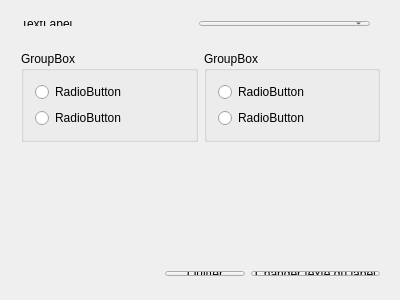
<?xml version="1.0" encoding="UTF-8"?>
<ui version="4.0">
 <class>Widget</class>
 <widget class="QWidget" name="Widget">
  <property name="geometry">
   <rect>
    <x>0</x>
    <y>0</y>
    <width>400</width>
    <height>300</height>
   </rect>
  </property>
  <property name="windowTitle">
   <string>Widget</string>
  </property>
  <widget class="QWidget" name="">
   <property name="geometry">
    <rect>
     <x>10</x>
     <y>10</y>
     <width>371</width>
     <height>27</height>
    </rect>
   </property>
   <layout class="QHBoxLayout" name="horizontalLayout">
    <item>
     <widget class="QLabel" name="label">
      <property name="text">
       <string>TextLabel</string>
      </property>
     </widget>
    </item>
    <item>
     <widget class="QComboBox" name="comboBox"/>
    </item>
   </layout>
  </widget>
  <widget class="QWidget" name="">
   <property name="geometry">
    <rect>
     <x>10</x>
     <y>260</y>
     <width>381</width>
     <height>27</height>
    </rect>
   </property>
   <layout class="QHBoxLayout" name="horizontalLayout_3">
    <item>
     <spacer name="horizontalSpacer">
      <property name="orientation">
       <enum>Qt::Horizontal</enum>
      </property>
      <property name="sizeHint" stdset="0">
       <size>
        <width>40</width>
        <height>20</height>
       </size>
      </property>
     </spacer>
    </item>
    <item>
     <widget class="QPushButton" name="pushButtonQuitter">
      <property name="text">
       <string>Quitter</string>
      </property>
     </widget>
    </item>
    <item>
     <widget class="QPushButton" name="pushButtonChangeTexteLabel">
      <property name="text">
       <string>Changer texte du label</string>
      </property>
     </widget>
    </item>
   </layout>
  </widget>
  <widget class="QWidget" name="">
   <property name="geometry">
    <rect>
     <x>10</x>
     <y>40</y>
     <width>381</width>
     <height>211</height>
    </rect>
   </property>
   <layout class="QVBoxLayout" name="verticalLayout_3">
    <item>
     <layout class="QHBoxLayout" name="horizontalLayout_2">
      <item>
       <widget class="QGroupBox" name="groupBox_2">
        <property name="title">
         <string>GroupBox</string>
        </property>
        <layout class="QVBoxLayout" name="verticalLayout_2">
         <item>
          <widget class="QRadioButton" name="radioButton_3">
           <property name="text">
            <string>RadioButton</string>
           </property>
          </widget>
         </item>
         <item>
          <widget class="QRadioButton" name="radioButton_4">
           <property name="text">
            <string>RadioButton</string>
           </property>
          </widget>
         </item>
        </layout>
       </widget>
      </item>
      <item>
       <widget class="QGroupBox" name="groupBox">
        <property name="title">
         <string>GroupBox</string>
        </property>
        <layout class="QVBoxLayout" name="verticalLayout">
         <item>
          <widget class="QRadioButton" name="radioButton">
           <property name="text">
            <string>RadioButton</string>
           </property>
          </widget>
         </item>
         <item>
          <widget class="QRadioButton" name="radioButton_2">
           <property name="text">
            <string>RadioButton</string>
           </property>
          </widget>
         </item>
        </layout>
       </widget>
      </item>
     </layout>
    </item>
    <item>
     <spacer name="verticalSpacer">
      <property name="orientation">
       <enum>Qt::Vertical</enum>
      </property>
      <property name="sizeHint" stdset="0">
       <size>
        <width>20</width>
        <height>88</height>
       </size>
      </property>
     </spacer>
    </item>
   </layout>
  </widget>
 </widget>
 <layoutdefault spacing="6" margin="11"/>
 <resources/>
 <connections>
  <connection>
   <sender>pushButtonQuitter</sender>
   <signal>clicked()</signal>
   <receiver>Widget</receiver>
   <slot>close()</slot>
   <hints>
    <hint type="sourcelabel">
     <x>261</x>
     <y>277</y>
    </hint>
    <hint type="destinationlabel">
     <x>175</x>
     <y>207</y>
    </hint>
   </hints>
  </connection>
 </connections>
</ui>
